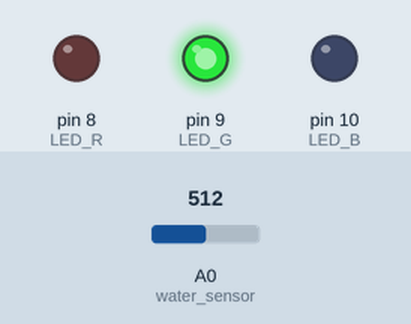
Recording of a sketch running on a simulated Arduino Uno, built with avr-gcc and run on an emulated ATmega328P. Shown: output pins drawn as LEDs (lit = HIGH). The inputs (shaded band) are chosen by the test bench; at power-on: A0 (water_sensor) = 512.

Above: at 0.1 s.
Timing chart, 0 to 1.6 s (numbered marks = the images above):
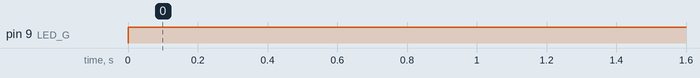

The sketch:

2._LED_boom_boom.ino
```cpp
// 습도 센서 핀
int water_sensor = A0;

//LED 제어핀
int LED_R = 8;
int LED_G = 9;
int LED_B = 10;

// 입력 데이터 저장
int water_data;

void setup() {
  // 습도 센서 set
  pinMode(water_sensor,INPUT);

  // LED pin SET
  pinMode(LED_R,OUTPUT);
  pinMode(LED_B,OUTPUT);
  pinMode(LED_G,OUTPUT);
}

// the loop function runs over and over again forever
void loop() {
 water_data = analogRead(water_sensor);

  if( water_data > 300 ){ // 촉촉함
    digitalWrite(LED_R,LOW); // 초록색 LED on
    digitalWrite(LED_G,HIGH);
    digitalWrite(LED_B,LOW);
  }
  else if (water_data > 700){ // 경고
    digitalWrite(LED_R,HIGH); // 노란색 LED on
    digitalWrite(LED_G,HIGH);
    digitalWrite(LED_B,LOW);}
  else{ // 물 필요함
    digitalWrite(LED_R,LOW); //빨간 LED on
    digitalWrite(LED_G,HIGH);
    digitalWrite(LED_B,LOW);
  }
}
```

Measured:
- by itself, pin 9 (LED_G): LOW → HIGH at 0.00 s
